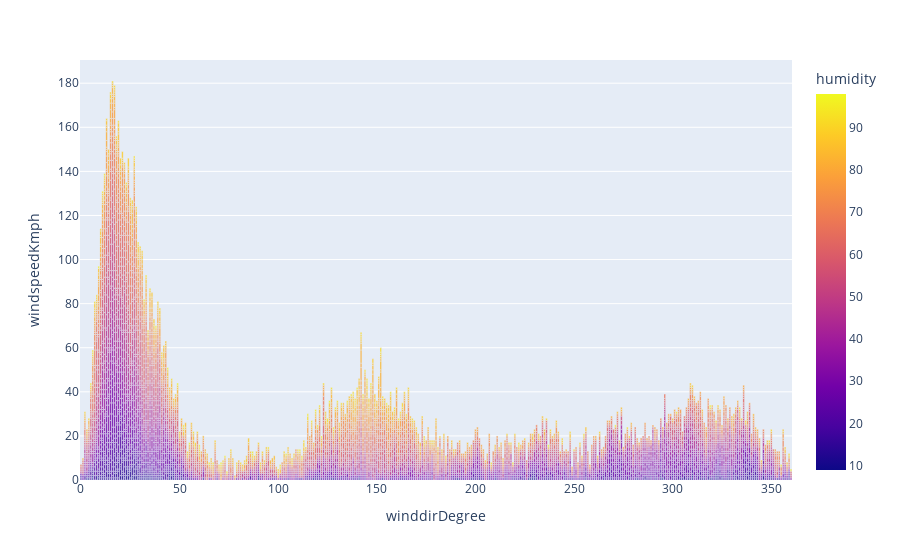

The code cell stored with this chart in its notebook:
### Code cell
px.bar(df1, x="winddirDegree", y="windspeedKmph",color="humidity")

### Figure 1 — Plotly figure (JSON) as saved in the notebook; plotly's stock layout.template omitted (floating-point values rounded to 4 significant figures; data arrays with more than 128 entries replaced by an {"elided": "..."} marker saying what was removed)
{"data": [{"alignmentgroup": "True", "hovertemplate": "winddirDegree=%{x}<br>windspeedKmph=%{y}<br>humidity=%{marker.color}<extra></extra>", "legendgroup": "", "marker": {"color": {"elided": "8081 int values"}, "coloraxis": "coloraxis", "pattern": {"shape": ""}}, "name": "", "offsetgroup": "", "orientation": "v", "showlegend": false, "textposition": "auto", "type": "bar", "x": {"elided": "8081 int values"}, "xaxis": "x", "y": {"elided": "8081 int values"}, "yaxis": "y"}], "layout": {"barmode": "relative", "coloraxis": {"colorbar": {"title": {"text": "humidity"}}, "colorscale": [[0, "#0d0887"], [0.1111, "#46039f"], [0.2222, "#7201a8"], [0.3333, "#9c179e"], [0.4444, "#bd3786"], [0.5556, "#d8576b"], [0.6667, "#ed7953"], [0.7778, "#fb9f3a"], [0.8889, "#fdca26"], [1, "#f0f921"]]}, "legend": {"tracegroupgap": 0}, "margin": {"t": 60}, "xaxis": {"anchor": "y", "domain": [0, 1], "title": {"text": "winddirDegree"}}, "yaxis": {"anchor": "x", "domain": [0, 1], "title": {"text": "windspeedKmph"}}}}
